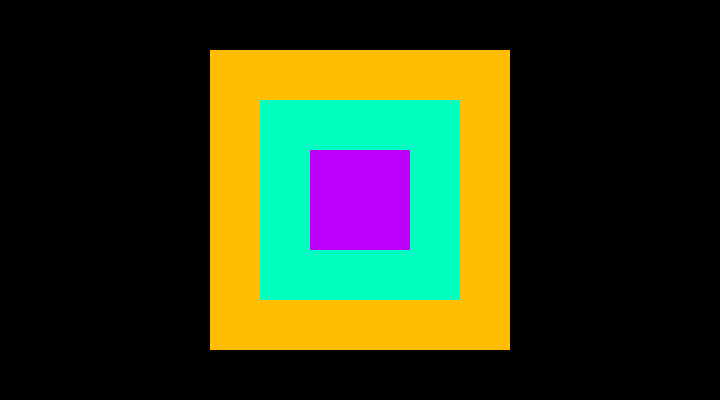
Frame 1 (no input)
Frame 60 (no input): identical to frame 1, image omitted
Frame 120 (the mouse pressed at the canvas centre since frame 60): identical to frame 1, image omitted

The p5.js sketch that drew this single still picture (run headless with seeded random() and noise() and a simulated clock; from frame 60 on, the mouse is pressed at the canvas centre):

// p5.js sketch
// ── sketch.js
function setup() {
    createCanvas(720, 400);
colorMode(HSB);
noStroke();
    rectMode(CENTER);

}

function draw() {
    background(0);
    var startColor = 45;
    var colorDiff = 360 / 3;

    fill(startColor, 100, 100);
    rect(width / 2, height / 2, 300, 300);

    fill(startColor + colorDiff, 100, 100);
    rect(width / 2, height / 2, 200, 200); // Corrected this line

    fill(startColor + colorDiff * 2, 100, 100);
    rect(width / 2, height / 2, 100, 100); // Corrected this line
}
